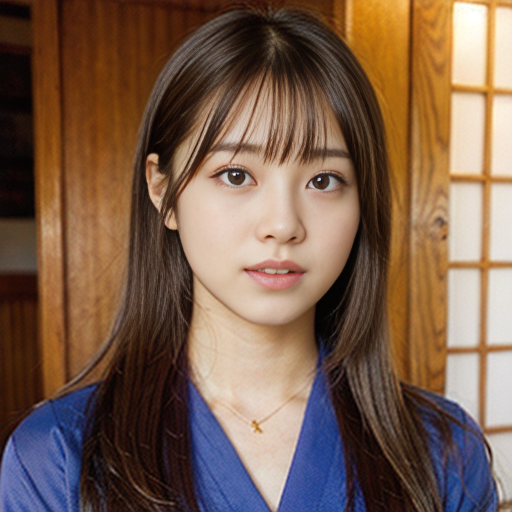
#> input picture final_work/stablediffusion/a girl/00005-1137223001.png, 512 x 512 px
$ python final_work_ver1.py
#> lines starting #> are read from the running program, lines starting #| are printed output that depends on the picture
import os
import cv2
import numpy as np
from sklearn.model_selection import train_test_split
from sklearn.svm import LinearSVC
from sklearn.metrics import accuracy_score, classification_report
from sklearn.pipeline import Pipeline
from sklearn.preprocessing import StandardScaler

X = []
y = []
folder_path = "./final_work/StableDiffusion"

def get_subfolder_info(folder_path):
#> called with folder_path = './final_work/StableDiffusion'
    subfolders_info = []
    for e in os.scandir(folder_path):
        subfolders_info.append((e.name, e.path))
#> pass 2 of the loop in get_subfolder_info, `for e in os.scandir(folder_path):`:
    return subfolders_info

subfolder_info = get_subfolder_info(folder_path)

for name, path in subfolder_info:
    for root, d , files in os.walk(path):
        for file in files:
            if file.endswith(".png"):
                image_path = os.path.join(root, file)
                image = cv2.imread(image_path, cv2.IMREAD_GRAYSCALE)
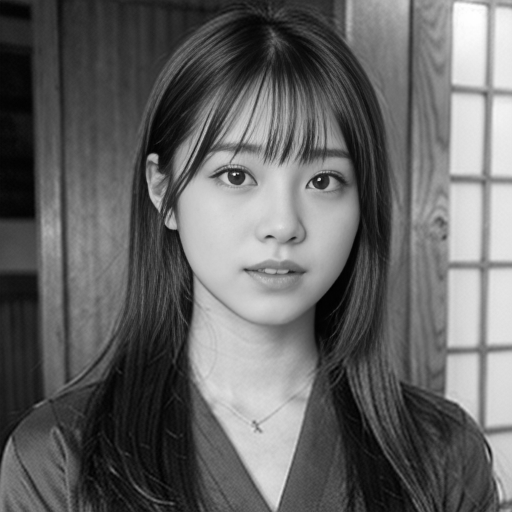
#> image: shape (512, 512); min 0, max 255, mean 100.2
                image = cv2.resize(image, (64, 64))
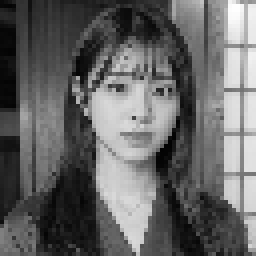
#> image: shape (64, 64) (shown 4 times larger); min 3, max 254, mean 100.6
                X.append(image.flatten())
                y.append(name)
#> pass 2 of the loop `for name, path in subfolder_info:`:
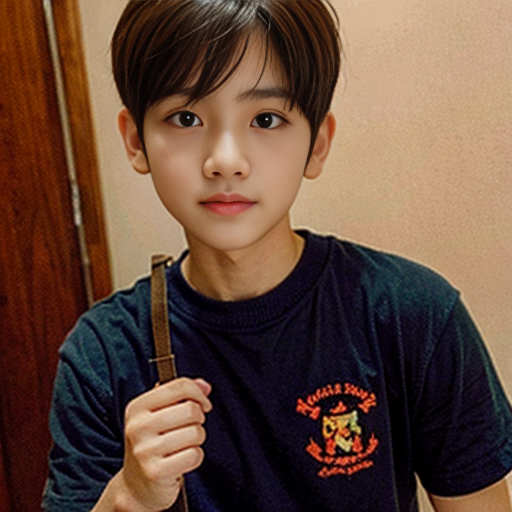
#> input picture final_work/stablediffusion/a boy/00002-2521107729.png, 512 x 512 px
#> `image = cv2.imread(image_path, cv2.IMREAD_GRAYSCALE)`:
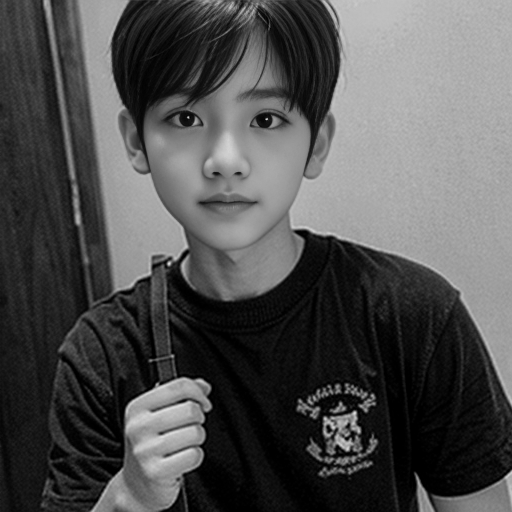
#> image: shape (512, 512); min 0, max 222, mean 80
#> `image = cv2.resize(image, (64, 64))`:
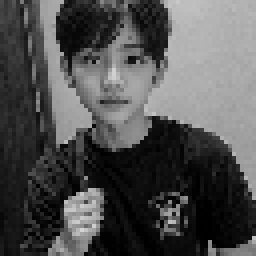
#> image: shape (64, 64) (shown 4 times larger); min 0, max 212, mean 80.3

X = np.array(X)
y = np.array(y)

# データを学習データとテストデータに分割
X_train, X_test, y_train, y_test = train_test_split(X, y, test_size=0.2)

# 学習
svm = Pipeline([('scaler', StandardScaler()), ('linear_svc', LinearSVC(C=1, loss='hinge', max_iter=100000))])
svm.fit(X_train, y_train)

# テスト
y_pred = svm.predict(X_test)

print("正解率:", accuracy_score(y_test, y_pred))
print("適合率(precision)，再現率(recall)，F1スコア，正解率(accuracy)")
print(classification_report(y_test, y_pred))

from sklearn.metrics import confusion_matrix
print("混同行列")
print(confusion_matrix(y_test, y_pred))
